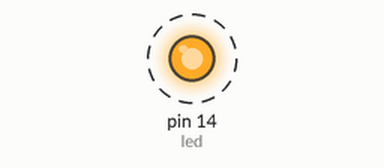
This sketch was run on a simulated Arduino Uno, built with avr-gcc and run on an emulated ATmega328P. On the bench: output pins drawn as LEDs (lit = HIGH). Dashed ring = blinking.

Above: at 0.5 s.
Timing chart, 0 to 4.6 s (numbered marks = the images above):
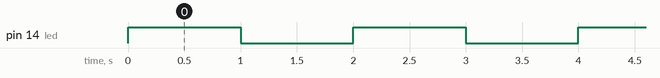

Measured:
- by itself, pin 14 (led): alternates HIGH for 1.0 s and LOW for 1.0 s

The sketch:

first_led_.ino
```cpp
int led=14;

void setup() {
  pinMode(led,OUTPUT);

}

void loop() {
  digitalWrite(led,HIGH);
  delay(1000);
  digitalWrite(led,LOW);
  delay(1000);

}
```
